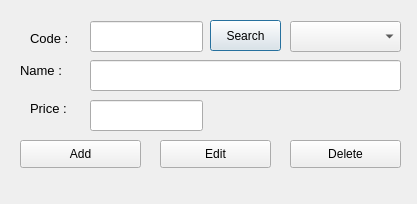
<ui version="4.0">
    <class>Dialog</class>
    <widget class="QDialog" name="Dialog">
        <property name="geometry">
            <rect>
                <x>0</x>
                <y>0</y>
                <width>417</width>
                <height>204</height>
            </rect>
        </property>
        <property name="windowTitle">
            <string>Product Record</string>
        </property>
        <widget class="QLabel" name="labelCode">
            <property name="geometry">
                <rect>
                    <x>30</x>
                    <y>30</y>
                    <width>51</width>
                    <height>16</height>
                </rect>
            </property>
            <property name="font">
                <font>
                    <pointsize>10</pointsize>
                </font>
            </property>
            <property name="text">
                <string>Code :</string>
            </property>
        </widget>
        <widget class="QLineEdit" name="tbCode">
            <property name="geometry">
                <rect>
                    <x>90</x>
                    <y>21</y>
                    <width>113</width>
                    <height>31</height>
                </rect>
            </property>
        </widget>
        <widget class="QLabel" name="labelName">
            <property name="geometry">
                <rect>
                    <x>20</x>
                    <y>60</y>
                    <width>61</width>
                    <height>20</height>
                </rect>
            </property>
            <property name="font">
                <font>
                    <pointsize>10</pointsize>
                </font>
            </property>
            <property name="text">
                <string>Name :</string>
            </property>
        </widget>
        <widget class="QLineEdit" name="tbName">
            <property name="geometry">
                <rect>
                    <x>90</x>
                    <y>60</y>
                    <width>311</width>
                    <height>31</height>
                </rect>
            </property>
        </widget>
        <widget class="QLabel" name="labelPrice">
            <property name="geometry">
                <rect>
                    <x>30</x>
                    <y>100</y>
                    <width>51</width>
                    <height>16</height>
                </rect>
            </property>
            <property name="font">
                <font>
                    <pointsize>10</pointsize>
                </font>
            </property>
            <property name="text">
                <string>Price :</string>
            </property>
        </widget>
        <widget class="QLineEdit" name="tbPrice">
            <property name="geometry">
                <rect>
                    <x>90</x>
                    <y>100</y>
                    <width>113</width>
                    <height>31</height>
                </rect>
            </property>
        </widget>
        <widget class="QPushButton" name="buttonSearch">
            <property name="geometry">
                <rect>
                    <x>210</x>
                    <y>20</y>
                    <width>71</width>
                    <height>31</height>
                </rect>
            </property>
            <property name="text">
                <string>Search</string>
            </property>
        </widget>
        <widget class="QPushButton" name="buttonAdd">
            <property name="geometry">
                <rect>
                    <x>20</x>
                    <y>140</y>
                    <width>121</width>
                    <height>28</height>
                </rect>
            </property>
            <property name="text">
                <string>Add</string>
            </property>
        </widget>
        <widget class="QPushButton" name="buttonEdit">
            <property name="geometry">
                <rect>
                    <x>160</x>
                    <y>140</y>
                    <width>111</width>
                    <height>28</height>
                </rect>
            </property>
            <property name="text">
                <string>Edit</string>
            </property>
        </widget>
        <widget class="QPushButton" name="buttonDelete">
            <property name="geometry">
                <rect>
                    <x>290</x>
                    <y>140</y>
                    <width>111</width>
                    <height>28</height>
                </rect>
            </property>
            <property name="text">
                <string>Delete</string>
            </property>
        </widget>
        <widget class="QComboBox" name="cboProduct">
            <property name="geometry">
                <rect>
                    <x>290</x>
                    <y>21</y>
                    <width>111</width>
                    <height>31</height>
                </rect>
            </property>
        </widget>
        <widget class="QLabel" name="labelStatus">
            <property name="geometry">
                <rect>
                    <x>10</x>
                    <y>176</y>
                    <width>391</width>
                    <height>20</height>
                </rect>
            </property>
            <property name="text">
                <string/>
            </property>
        </widget>
    </widget>
</ui>
